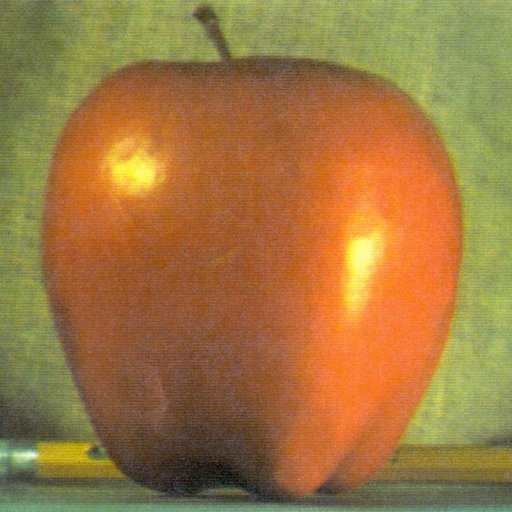
#> input picture tests/vision/_samples/apple.jpg, 512 x 512 px
$ python -i enhance.py   (imports and definitions only)
#> lines starting #> are read from the running program, lines starting #| are printed output that depends on the picture
#> further down, picture is the input picture: shape (512, 512, 3); mean B, G, R 64.8, 119.7, 159.1
"""Image enhancement for the `enhance` analyze variant (active perception).

CLAHE (contrast-limited adaptive histogram equalisation) on the luma channel plus
gamma correction, so a too-dark / low-contrast frame becomes analysable before the
agent asks the user to fix lighting. OpenCV only. Returns a new BGR array; the
input is not mutated or stored.
"""
from __future__ import annotations

import cv2
import numpy as np


def auto_gamma(mean_luma: float, target: float = 130.0) -> float:
    """Gamma ``g`` s.t. applying ``out = in**g`` nudges mean luma toward ``target``.

    For a dark frame (mean < target) this returns g < 1 (brightening). Clamped to
    a sane range. Apply as ``(pixel/255)**g * 255``.
    """
    m = max(1.0, min(254.0, mean_luma))
    g = float(np.log(target / 255.0) / np.log(m / 255.0))
    return float(min(2.5, max(0.3, g)))


def enhance_bgr(frame_bgr: np.ndarray, *, clip_limit: float = 2.5, tiles: int = 8) -> np.ndarray:
    """Auto gamma (brighten, from original luma) then CLAHE on L (contrast).

    Gamma is applied first, using the ORIGINAL mean luma, so a dark frame is
    actually brightened before CLAHE equalises local contrast. (CLAHE alone can
    lower mean brightness.) Brightens/sharpens contrast for detection.
    """
#> called with clip_limit = 2.5, tiles = 8
    gray0 = cv2.cvtColor(frame_bgr, cv2.COLOR_BGR2GRAY)
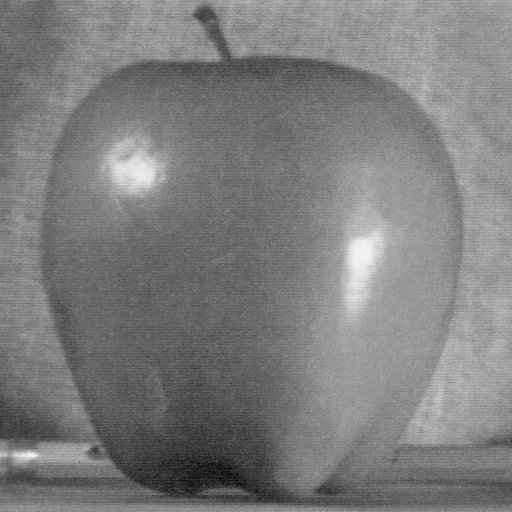
#> gray0: shape (512, 512); min 7, max 248, mean 125.2
    g = auto_gamma(float(gray0.mean()))
#> g = 0.947
    out = frame_bgr
    if abs(g - 1.0) > 1e-3:
        lut = np.array([((i / 255.0) ** g) * 255 for i in range(256)], dtype=np.uint8)
#> lut = 256 values from 0 to 255
        out = cv2.LUT(out, lut)

    lab = cv2.cvtColor(out, cv2.COLOR_BGR2LAB)
#> lab: shape (512, 512, 3); mean of channels 0, 1, 2 140.3, 136.8, 163.6
    l, a, b = cv2.split(lab)
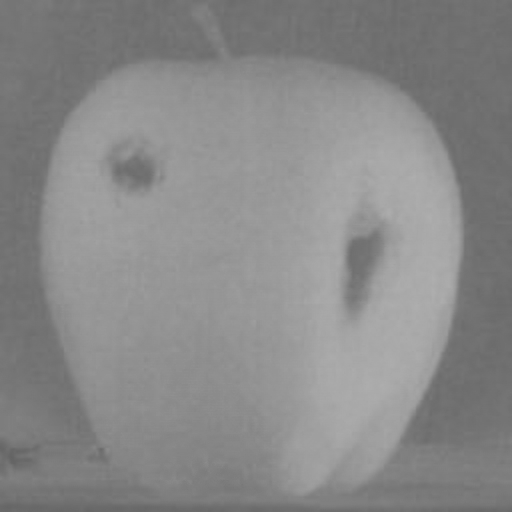
#> a: shape (512, 512); min 99, max 174, mean 136.8
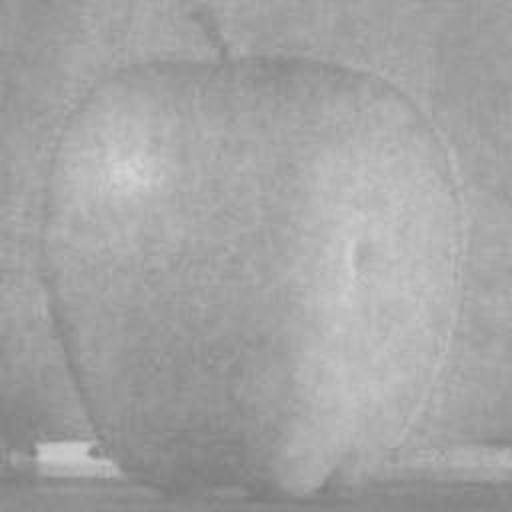
#> b: shape (512, 512); min 124, max 213, mean 163.6
    clahe = cv2.createCLAHE(clipLimit=clip_limit, tileGridSize=(tiles, tiles))
    l2 = clahe.apply(l)
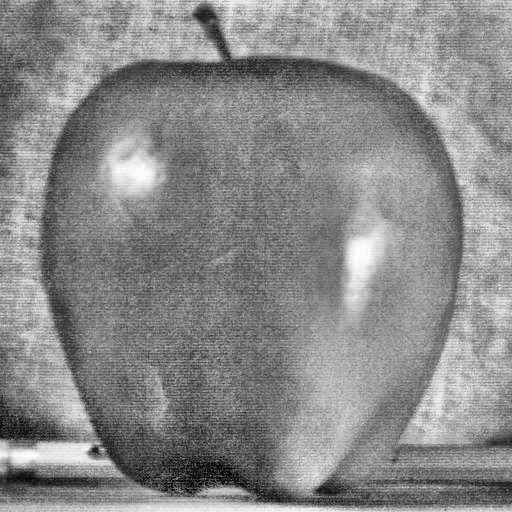
#> l2: shape (512, 512); min 1, max 255, mean 137.4
    return cv2.cvtColor(cv2.merge((l2, a, b)), cv2.COLOR_LAB2BGR)
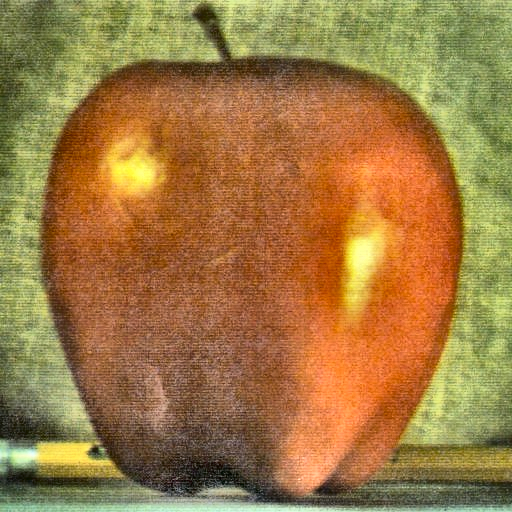
#> returned value: shape (512, 512, 3); mean B, G, R 66.5, 121.6, 158.9

>>> import cv2
>>> picture = cv2.imread('../../../tests/vision/_samples/apple.jpg')
>>> result = enhance_bgr(picture)

$ run again, on tests/vision/_samples/baboon.jpg
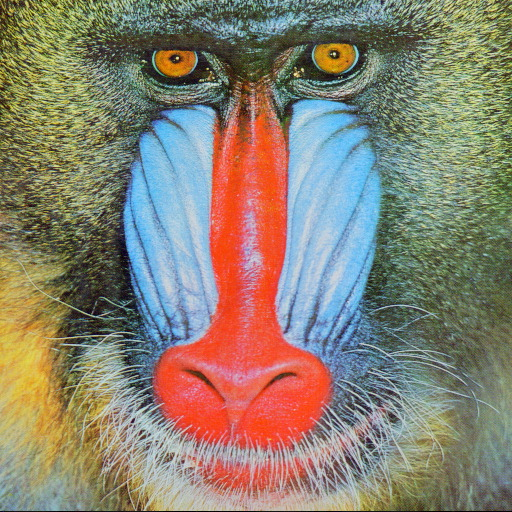
#> input picture tests/vision/_samples/baboon.jpg, 512 x 512 px
#> picture is the input picture: shape (512, 512, 3); mean B, G, R 112.9, 129.1, 137.1
#> in enhance_bgr, `gray0 = cv2.cvtColor(frame_bgr, cv2.COLOR_BGR2GRAY)`:
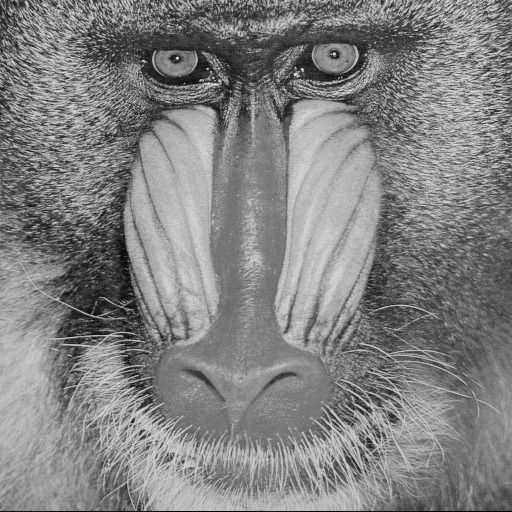
#> gray0: shape (512, 512); min 0, max 234, mean 129.7
#> g = 0.996
#> lut = 256 values from 0 to 255
#> lab: shape (512, 512, 3); mean of channels 0, 1, 2 140.4, 130, 139.6
#> in enhance_bgr, `return cv2.cvtColor(cv2.merge((l2, a, b)), cv2.COLOR_LAB2BGR)`:
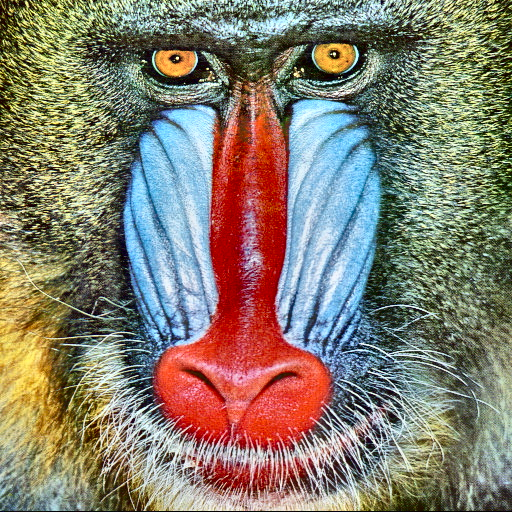
#> returned value: shape (512, 512, 3); mean B, G, R 110.3, 125.3, 132.7
